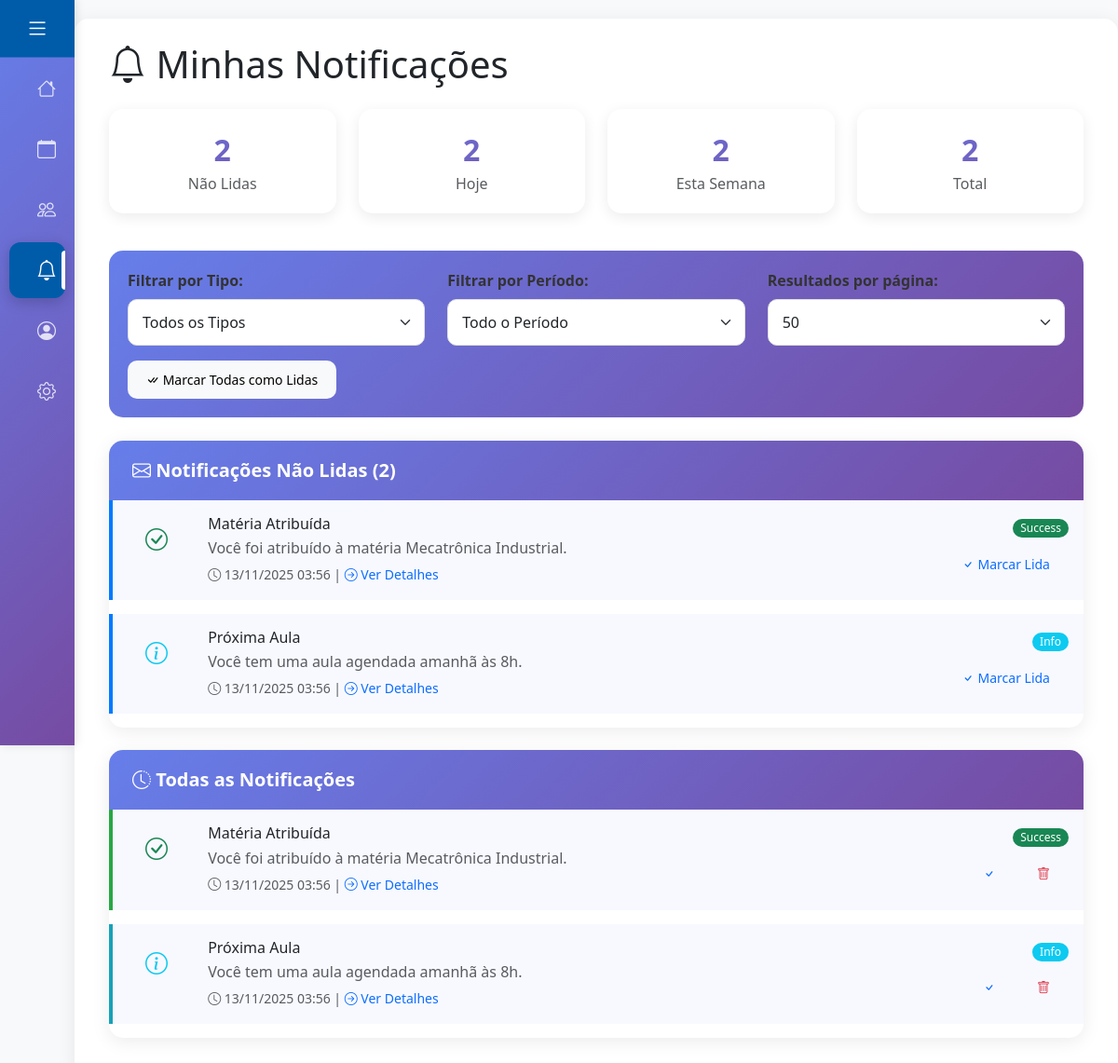
Screenshot of /projeto/html-php/tela-adm/notificacoes.php (signed in) with the database file from the repository.
### tables this page shows
CREATE TABLE IF NOT EXISTS notificacoes (
    id INT AUTO_INCREMENT PRIMARY KEY,
    id_usuario_destino INT NOT NULL,
    titulo VARCHAR(255) NOT NULL,
    mensagem TEXT NOT NULL,
    tipo ENUM('info', 'success', 'warning', 'danger') DEFAULT 'info',
    lida BOOLEAN DEFAULT FALSE,
    lida_em TIMESTAMP NULL,
    id_referencia INT NULL,
    tabela_referencia VARCHAR(100) NULL,
    criada_em TIMESTAMP DEFAULT CURRENT_TIMESTAMP,
    FOREIGN KEY (id_usuario_destino) REFERENCES usuarios(id) ON DELETE CASCADE
);

### projeto/html-php/funcoes_notificacoes.php (called while the page is built, shortened)
<?php
function obterNotificacoesNaoLidas($conexao, $id_usuario, $limite = 10) {
    $stmt = $conexao->prepare("
        SELECT n.*,
               CASE
                   WHEN n.tabela_referencia = 'aulas' THEN 'calendario.php'
                   WHEN n.tabela_referencia = 'materias' THEN 'materias.php'
                   WHEN n.tabela_referencia = 'professores' THEN 'professores.php'
                   WHEN n.tabela_referencia = 'cadastros_int' THEN 'cadastros_int.php'
                   WHEN n.tabela_referencia = 'eventos_calendario' THEN 'calendario.php'
                   ELSE '#'
               END as link_acao
        FROM notificacoes n
        WHERE n.id_usuario_destino = ? AND n.lida = 0
        ORDER BY n.criada_em DESC
        LIMIT ?
    ");
    $stmt->bind_param("ii", $id_usuario, $limite);
    $stmt->execute();
    return $stmt->get_result();
}
function obterTodasNotificacoes($conexao, $id_usuario, $limite = 50, $tipo_filtro = 'todos', $periodo = 'todos') {
    $sql = "
        SELECT n.*,
               CASE
                   WHEN n.tabela_referencia = 'aulas' THEN 'calendario.php'
                   WHEN n.tabela_referencia = 'materias' THEN 'materias.php'
                   WHEN n.tabela_referencia = 'professores' THEN 'professores.php'
                   WHEN n.tabela_referencia = 'cadastros_int' THEN 'cadastros_int.php'
                   WHEN n.tabela_referencia = 'eventos_calendario' THEN 'calendario.php'
                   ELSE '#'
               END as link_acao
        FROM notificacoes n
        WHERE n.id_usuario_destino = ?
    ";
    $params = [$id_usuario];
    $types = "i";
    $sql .= " ORDER BY n.criada_em DESC LIMIT ?";
    $params[] = $limite;
    $types .= "i";
    $stmt = $conexao->prepare($sql);
    $stmt->bind_param($types, ...$params);
    $stmt->execute();
    return $stmt->get_result();
}
function contarNotificacoesNaoLidas($conexao, $id_usuario) {
    $stmt = $conexao->prepare("
        SELECT COUNT(*) as total
        FROM notificacoes
        WHERE id_usuario_destino = ? AND lida = 0
    ");
    $stmt->bind_param("i", $id_usuario);
    $stmt->execute();
    $result = $stmt->get_result();
    $row = $result->fetch_assoc();
    return $row['total'];
}
?>

### projeto/html-php/tela-adm/conteudo_notificacoes_usuario.php (the view, shortened to what this page needs)
<?php
$estatisticas = [
    'nao_lidas' => contarNotificacoesNaoLidas($conexao, $id_usuario),
    'totais' => $conexao->query("SELECT COUNT(*) as total FROM notificacoes WHERE id_usuario_destino = $id_usuario")->fetch_assoc()['total'],
    'hoje' => $conexao->query("SELECT COUNT(*) as total FROM notificacoes WHERE id_usuario_destino = $id_usuario AND DATE(criada_em) = CURDATE()")->fetch_assoc()['total'],
    'semana' => $conexao->query("SELECT COUNT(*) as total FROM notificacoes WHERE id_usuario_destino = $id_usuario AND criada_em >= DATE_SUB(NOW(), INTERVAL 7 DAY)")->fetch_assoc()['total']
];
$notificacoes_nao_lidas = obterNotificacoesNaoLidas($conexao, $id_usuario, 10);
$todas_notificacoes = obterTodasNotificacoes($conexao, $id_usuario, $limite, $tipo_filtro, $periodo_filtro);
?>
<div class="row mb-4">
    <div class="col-md-3 mb-3">
        <div class="estatistica-card">
            <div class="numero"><?php echo $estatisticas['nao_lidas']; ?></div>
            <div class="text-muted">Não Lidas</div>
        </div>
    </div>
    <div class="col-md-3 mb-3">
        <div class="estatistica-card">
            <div class="numero"><?php echo $estatisticas['hoje']; ?></div>
            <div class="text-muted">Hoje</div>
        </div>
    </div>
    <div class="col-md-3 mb-3">
        <div class="estatistica-card">
            <div class="numero"><?php echo $estatisticas['semana']; ?></div>
            <div class="text-muted">Esta Semana</div>
        </div>
    </div>
    <div class="col-md-3 mb-3">
        <div class="estatistica-card">
            <div class="numero"><?php echo $estatisticas['totais']; ?></div>
            <div class="text-muted">Total</div>
        </div>
    </div>
</div>
<div class="filtro-section">
    <div class="row">
        <div class="col-md-4">
            <label class="form-label">Filtrar por Tipo:</label>
            <select class="form-select filtro-select" name="tipo_filtro">
                <option value="todos" <?php echo $tipo_filtro === 'todos' ? 'selected' : ''; ?>>Todos os Tipos</option>
            </select>
        </div>
        <div class="col-md-4">
            <label class="form-label">Filtrar por Período:</label>
            <select class="form-select filtro-select" name="periodo_filtro">
                <option value="todos" <?php echo $periodo_filtro === 'todos' ? 'selected' : ''; ?>>Todo o Período</option>
            </select>
        </div>
        <div class="col-md-4">
            <label class="form-label">Resultados por página:</label>
            <select class="form-select filtro-select" name="limite">
                <option value="50" <?php echo $limite == 50 ? 'selected' : ''; ?>>50</option>
            </select>
        </div>
    </div>
    <?php if ($estatisticas['nao_lidas'] > 0): ?>
    <div class="row mt-3">
        <div class="col-12">
            <a href="notificacoes.php?acao=marcar_todas_lidas" class="btn btn-light btn-sm">
                <i class="bi bi-check-all"></i> Marcar Todas como Lidas
            </a>
        </div>
    </div>
    <?php endif; ?>
</div>
<?php if ($notificacoes_nao_lidas->num_rows > 0): ?>
<div class="card mb-4">
    <div class="card-header bg-primary text-white">
        <h5 class="mb-0">
            <i class="bi bi-envelope"></i> Notificações Não Lidas (<?php echo $notificacoes_nao_lidas->num_rows; ?>)
        </h5>
    </div>
    <div class="card-body p-0">
        <?php while ($notificacao = $notificacoes_nao_lidas->fetch_assoc()): ?>
        <div class="notificacao-card notificacao-nao-lida p-3"
             data-id="<?php echo $notificacao['id']; ?>"
             data-lida="<?php echo $notificacao['lida']; ?>"
             style="cursor: pointer;">
            <div class="row">
                <div class="col-md-1 text-center">
                    <div class="mt-2">
                        <?php
                        $icones = [
                            'info' => 'bi-info-circle text-info',
                            'success' => 'bi-check-circle text-success',
                            'warning' => 'bi-exclamation-triangle text-warning',
                            'danger' => 'bi-x-circle text-danger'
                        ];
                        $icone = $icones[$notificacao['tipo']] ?? 'bi-info-circle text-info';
                        ?>
                        <i class="bi <?php echo $icone; ?>" style="font-size: 1.5rem;"></i>
                    </div>
                </div>
                <div class="col-md-8">
                    <h6 class="mb-1"><?php echo htmlspecialchars($notificacao['titulo']); ?></h6>
                    <p class="mb-1 text-muted"><?php echo htmlspecialchars($notificacao['mensagem']); ?></p>
                    <small class="text-muted">
                        <i class="bi bi-clock"></i> <?php echo date('d/m/Y H:i', strtotime($notificacao['criada_em'])); ?>
                        <?php if ($notificacao['link_acao'] && $notificacao['link_acao'] !== '#'): ?>
                        | <a href="<?php echo $notificacao['link_acao']; ?>" class="text-decoration-none">
                            <i class="bi bi-arrow-right-circle"></i> Ver Detalhes
                        </a>
                        <?php endif; ?>
                    </small>
                </div>
                <div class="col-md-3 text-end">
                    <span class="badge bg-<?php echo $notificacao['tipo']; ?> badge-tipo">
                        <?php echo ucfirst($notificacao['tipo']); ?>
                    </span>
                    <div class="mt-2">
                        <a href="notificacoes.php?acao=marcar_lida&id=<?php echo $notificacao['id']; ?>"
                           class="btn btn-sm btn-outline-primary">
                            <i class="bi bi-check"></i> Marcar Lida
                        </a>
                    </div>
                </div>
            </div>
        </div>
        <?php endwhile; ?>
    </div>
</div>
<?php endif; ?>
<div class="card">
    <div class="card-header">
        <h5 class="mb-0">
            <i class="bi bi-clock-history"></i> Todas as Notificações
        </h5>
    </div>
    <div class="card-body p-0">
        <?php if ($todas_notificacoes->num_rows > 0): ?>
            <?php while ($notificacao = $todas_notificacoes->fetch_assoc()): ?>
            <div class="notificacao-card notificacao-<?php echo $notificacao['tipo']; ?> p-3 <?php echo $notificacao['lida'] ? '' : 'notificacao-nao-lida'; ?>"
                 data-id="<?php echo $notificacao['id']; ?>"
                 data-lida="<?php echo $notificacao['lida']; ?>"
                 style="cursor: pointer;">
                <div class="row">
                    <div class="col-md-1 text-center">
                        <div class="mt-2">
                            <?php
                            $icone = $icones[$notificacao['tipo']] ?? 'bi-info-circle text-info';
                            ?>
                            <i class="bi <?php echo $icone; ?>" style="font-size: 1.5rem;"></i>
                        </div>
                    </div>
                    <div class="col-md-8">
                        <h6 class="mb-1">
                            <?php echo htmlspecialchars($notificacao['titulo']); ?>
                        </h6>
                        <p class="mb-1 text-muted"><?php echo htmlspecialchars($notificacao['mensagem']); ?></p>
                        <small class="text-muted">
                            <i class="bi bi-clock"></i> <?php echo date('d/m/Y H:i', strtotime($notificacao['criada_em'])); ?>
                            <?php if ($notificacao['link_acao'] && $notificacao['link_acao'] !== '#'): ?>
                            | <a href="<?php echo $notificacao['link_acao']; ?>" class="text-decoration-none">
                                <i class="bi bi-arrow-right-circle"></i> Ver Detalhes
                            </a>
                            <?php endif; ?>
                        </small>
                    </div>
                    <div class="col-md-3 text-end">
                        <span class="badge bg-<?php echo $notificacao['tipo']; ?> badge-tipo">
                            <?php echo ucfirst($notificacao['tipo']); ?>
                        </span>
                        <div class="mt-2">
                            <?php if (!$notificacao['lida']): ?>
                            <a href="notificacoes.php?acao=marcar_lida&id=<?php echo $notificacao['id']; ?>"
                               class="btn btn-sm btn-outline-primary">
                                <i class="bi bi-check"></i>
                            </a>
                            <?php endif; ?>
                            <a href="notificacoes.php?acao=excluir&id=<?php echo $notificacao['id']; ?>"
                               class="btn btn-sm btn-outline-danger"
                               onclick="return confirm('Tem certeza que deseja excluir esta notificação?')">
                                <i class="bi bi-trash"></i>
                            </a>
                        </div>
                    </div>
                </div>
            </div>
            <?php endwhile; ?>
        <?php endif; ?>
    </div>
</div>

### projeto/css/css_telaadm/menu-padrao.css (style rules this page uses)
* { margin: 0; padding: 0; box-sizing: border-box; }
body { font-family: 'Segoe UI', Tahoma, Geneva, Verdana, sans-serif; background-color: #f8f9fa; overflow-x: hidden; }
.card { border: none; border-radius: 15px; box-shadow: 0 4px 20px rgba(0, 0, 0, 0.08); transition: all 0.3s ease; margin-bottom: 20px; }
.card-header { background: linear-gradient(135deg, #667eea 0%, #764ba2 100%); color: #fff; border-radius: 15px 15px 0 0 !important; border: none; padding: 20px 25px; }
.card-header h5 { margin: 0; font-weight: 600; }
.btn { border-radius: 10px; padding: 10px 20px; font-weight: 500; transition: all 0.3s ease; border: none; }
.form-control, .form-select { border-radius: 10px; border: 1px solid #e0e0e0; padding: 12px 15px; transition: all 0.3s ease; }
.form-label { font-weight: 600; color: #333; margin-bottom: 8px; }
.badge { padding: 6px 12px; border-radius: 20px; font-weight: 500; }
.card, .alert { animation: fadeInUp 0.5s ease; }

### projeto/html-php/tela-adm/notificacoes.php (style rules this page uses)
.notificacao-card { border-left: 4px solid #dee2e6; transition: all 0.3s ease; margin-bottom: 15px; }
.notificacao-nao-lida { border-left-color: #007bff; background-color: #f8f9ff; }
.notificacao-info { border-left-color: #17a2b8; }
.notificacao-success { border-left-color: #28a745; }
.badge-tipo { font-size: 0.75rem; padding: 4px 8px; border-radius: 12px; }
.filtro-section { background: linear-gradient(135deg, #667eea 0%, #764ba2 100%); color: white; border-radius: 15px; padding: 20px; margin-bottom: 25px; }
.estatistica-card { background: white; border-radius: 15px; padding: 20px; text-align: center; box-shadow: 0 4px 15px rgba(0,0,0,0.08); transition: all 0.3s ease; }
.estatistica-card .numero { font-size: 2rem; font-weight: bold; background: linear-gradient(135deg, #667eea 0%, #764ba2 100%); -webkit-background-clip: text; -webkit-text-fill-color: transparent; }

### rows the page displays
notificacoes: titulo "Matéria Atribuída", mensagem "Você foi atribuído à matéria Mecatrônica Industrial.", criada_em "13/11/2025 03:56", tipo "Success"
notificacoes: titulo "Próxima Aula", mensagem "Você tem uma aula agendada amanhã às 8h.", criada_em "13/11/2025 03:56", tipo "Info"

### other values shown
$titulo_pagina "Minhas Notificações"
$estatisticas['nao_lidas'] "2"
$estatisticas['hoje'] "2"
$estatisticas['semana'] "2"
$estatisticas['totais'] "2"
$notificacoes_nao_lidas->num_rows "2"
